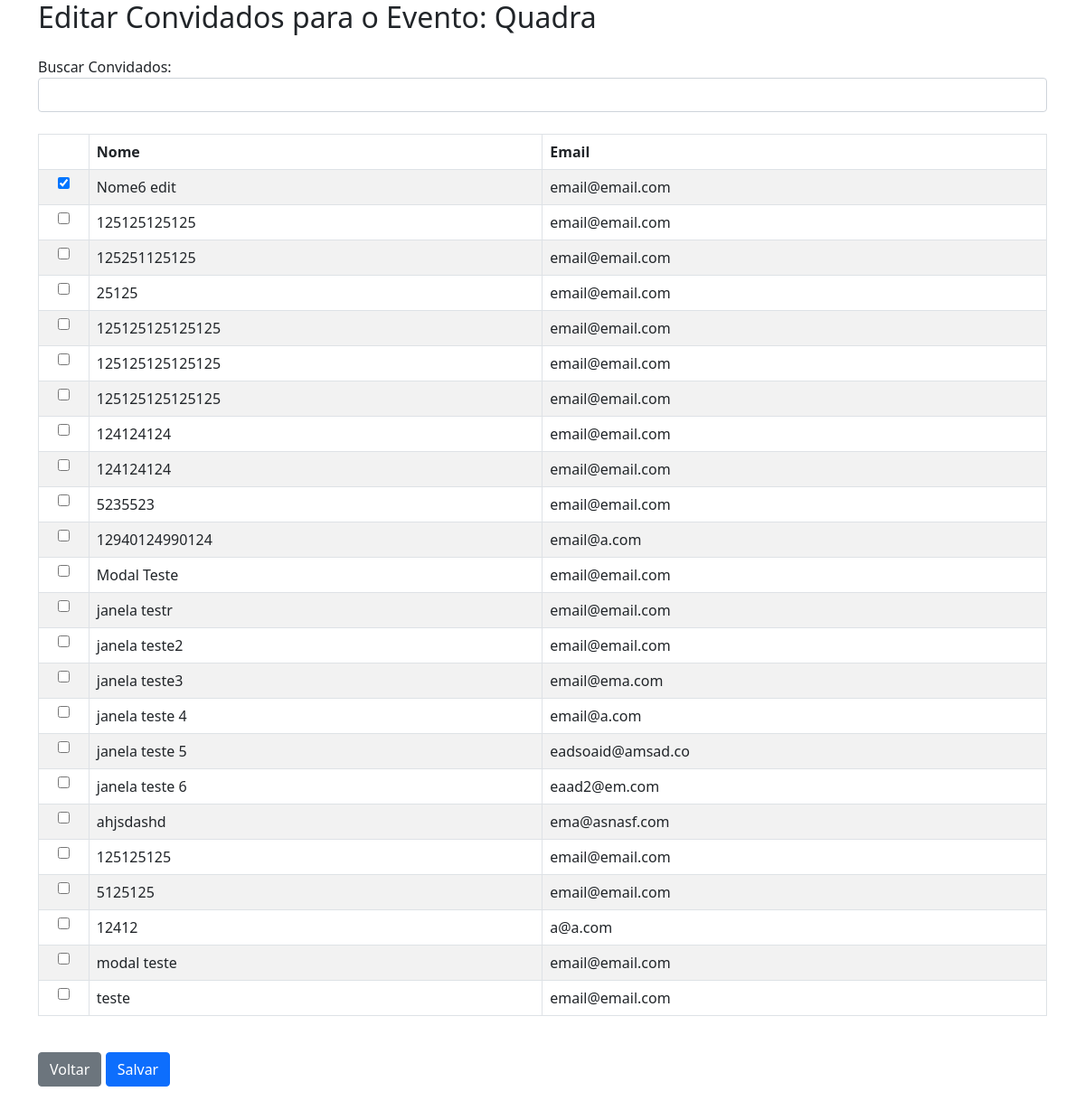
The app's page /agenda/1/edit_convidados/ with its own data.
### clube/models.py (models this page shows)
class Convidado(models.Model):
    nome = models.CharField(max_length=100)
    cpf = models.CharField(max_length=14)
    rg = models.CharField(max_length=20)
    celular = models.CharField(max_length=15)
    telefone = models.CharField(max_length=15)
    email = models.EmailField()

class Agenda(models.Model):
    espaco_locavel = models.ForeignKey(EspacoLocavel, on_delete=models.CASCADE)
    valor_locacao = models.DecimalField(max_digits=10, decimal_places=2)
    data_inicio = models.DateField()
    hora_inicio = models.TimeField()
    data_fim = models.DateField()
    hora_fim = models.TimeField()
    responsavel_locacao = models.ForeignKey(Associado, on_delete=models.CASCADE)
    convidados = models.ManyToManyField(Convidado, blank=True)

### clube/views.py (the view)
# urls.py: path('agenda/<int:agenda_id>/edit_convidados/', edit_convidados, name='edit_convidados'),
def edit_convidados(request, agenda_id):
    agenda = Agenda.objects.get(id=agenda_id)
    if request.method == 'POST':
        selected_convidados = request.POST.getlist('convidados')
        agenda.convidados.set(selected_convidados)
        return redirect('agenda_list')  # Redirect to your agenda list view
    existing_convidados = Convidado.objects.all()
    convidado_form = ConvidadoForm()
    return render(request, 'agenda/agenda_edit_convidados.html', {'convidado_form': convidado_form, 'agenda': agenda, 'existing_convidados': existing_convidados})

### clube/forms.py
class ConvidadoForm(forms.ModelForm):
    class Meta:
        model = Convidado
        fields = '__all__'

### clube/models.py (called while the page is built)
    def __str__(self):
        return self.nome

### clube/templates/agenda/agenda_edit_convidados.html (shortened to what this page needs)
{% load crispy_forms_tags %}
<head>
    <link href="https://cdn.jsdelivr.net/npm/bootstrap@5.0.2/dist/css/bootstrap.min.css" rel="stylesheet">
</head>
<body>
    <main class="container">
        <h2>Editar Convidados para o Evento: {{ agenda.espaco_locavel }}</h2>
        <div class="table-responsive mt-4">
            <form method="post" action="{% url 'edit_convidados' agenda.id %}">
                <div class="form-group">
                    <label for="search-input">Buscar Convidados:</label>
                    <input type="text" id="search-input" name="search_input" class="form-control">
                  </div>
                  <br>
                <table table class="table table-bordered table-striped">
                    <thead>
                        <tr>
                        <th></th>
                        <th>Nome</th>
                        <th>Email</th>
                        </tr>
                    </thead>
                    <tbody>
                        {% for convidado in existing_convidados %}
                        <tr>
                            <td style="width: 5%; /* Set a fixed width for the column */
                            white-space: nowrap; /* Prevent line breaks */
                            text-align: center;
                            align-items: center; /* Center vertically */
                            justify-content: center;">
                            <label class="checkbox-label">
                                <input type="checkbox" name="convidados" value="{{ convidado.id }}" {% if convidado in agenda.convidados.all %}checked{% endif %}>
                              </label>
                            </td>
                            <td>{{ convidado.nome }}</td>
                            <td>{{ convidado.email }}</td>
                        </tr>
                        {% endfor %}
                    </tbody>
                </table>
                <br>
                <a class="btn btn-secondary" href="{% url 'agenda_detail' agenda.id %}">Voltar</a>
                <button class="btn btn-primary" type="submit">Salvar</button>
            </form>
        </div>
    </main>
</body>

### records on screen
Convidado: convidados "☑", nome "Nome6 edit", email "email@email.com"
Convidado: nome "125125125125", email "email@email.com"
Convidado: nome "125251125125", email "email@email.com"
Convidado: nome "25125", email "email@email.com"
Convidado: nome "125125125125125", email "email@email.com"
Convidado: nome "125125125125125", email "email@email.com"
Convidado: nome "125125125125125", email "email@email.com"
Convidado: nome "124124124", email "email@email.com"
Convidado: nome "124124124", email "email@email.com"
Convidado: nome "5235523", email "email@email.com"
Convidado: nome "12940124990124", email "email@a.com"
Convidado: nome "Modal Teste", email "email@email.com"
Convidado: nome "janela testr", email "email@email.com"
Convidado: nome "janela teste2", email "email@email.com"
Convidado: nome "janela teste3", email "email@ema.com"
Convidado: nome "janela teste 4", email "email@a.com"
Convidado: nome "janela teste 5", email "eadsoaid@amsad.co"
Convidado: nome "janela teste 6", email "eaad2@em.com"
Convidado: nome "ahjsdashd", email "ema@asnasf.com"
Convidado: nome "125125125", email "email@email.com"
Convidado: nome "5125125", email "email@email.com"
Convidado: nome "12412", email "a@a.com"
Convidado: nome "modal teste", email "email@email.com"
Convidado: nome "teste", email "email@email.com"
